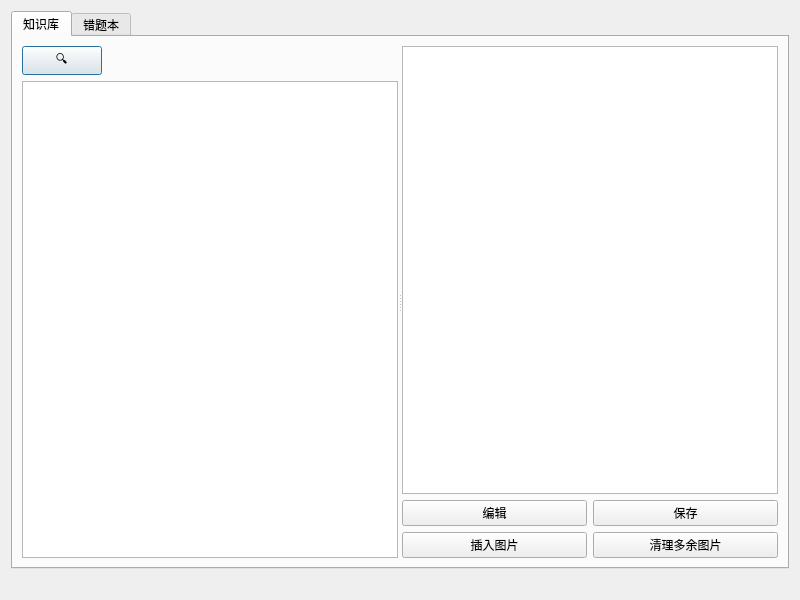
<?xml version="1.0" encoding="UTF-8"?>
<ui version="4.0">
 <class>KnowledgeBookWidget</class>
 <widget class="QDialog" name="KnowledgeBookWidget">
  <property name="geometry">
   <rect>
    <x>0</x>
    <y>0</y>
    <width>800</width>
    <height>600</height>
   </rect>
  </property>
  <property name="windowTitle">
   <string>码上搞定</string>
  </property>
  <layout class="QVBoxLayout" name="verticalLayout_5">
   <item>
    <widget class="QTabWidget" name="tabWidget">
     <property name="currentIndex">
      <number>0</number>
     </property>
     <widget class="QWidget" name="tab">
      <attribute name="title">
       <string>知识库</string>
      </attribute>
      <layout class="QHBoxLayout" name="horizontalLayout_5">
       <item>
        <widget class="QSplitter" name="splitter">
         <property name="orientation">
          <enum>Qt::Orientation::Horizontal</enum>
         </property>
         <widget class="QWidget" name="layoutWidget">
          <layout class="QVBoxLayout" name="verticalLayout_4">
           <item>
            <layout class="QHBoxLayout" name="horizontalLayout_3">
             <item>
              <widget class="QPushButton" name="searchButton">
               <property name="enabled">
                <bool>true</bool>
               </property>
               <property name="sizePolicy">
                <sizepolicy hsizetype="Fixed" vsizetype="Fixed">
                 <horstretch>0</horstretch>
                 <verstretch>0</verstretch>
                </sizepolicy>
               </property>
               <property name="text">
                <string>🔍</string>
               </property>
              </widget>
             </item>
             <item>
              <spacer name="horizontalSpacer">
               <property name="orientation">
                <enum>Qt::Orientation::Horizontal</enum>
               </property>
               <property name="sizeHint" stdset="0">
                <size>
                 <width>40</width>
                 <height>20</height>
                </size>
               </property>
              </spacer>
             </item>
            </layout>
           </item>
           <item>
            <widget class="QTreeView" name="treeView"/>
           </item>
          </layout>
         </widget>
         <widget class="QWidget" name="verticalLayoutWidget">
          <layout class="QVBoxLayout" name="verticalLayout">
           <item>
            <widget class="QTextEdit" name="textEdit"/>
           </item>
           <item>
            <layout class="QGridLayout" name="gridLayout">
             <item row="0" column="0">
              <widget class="QPushButton" name="editButton">
               <property name="text">
                <string>编辑</string>
               </property>
              </widget>
             </item>
             <item row="0" column="1">
              <widget class="QPushButton" name="saveButton">
               <property name="text">
                <string>保存</string>
               </property>
              </widget>
             </item>
             <item row="1" column="0">
              <widget class="QPushButton" name="insertImageButton">
               <property name="text">
                <string>插入图片</string>
               </property>
              </widget>
             </item>
             <item row="1" column="1">
              <widget class="QPushButton" name="cleanButton">
               <property name="text">
                <string>清理多余图片</string>
               </property>
              </widget>
             </item>
            </layout>
           </item>
          </layout>
         </widget>
        </widget>
       </item>
      </layout>
     </widget>
     <widget class="QWidget" name="tab_2">
      <attribute name="title">
       <string>错题本</string>
      </attribute>
      <layout class="QHBoxLayout" name="horizontalLayout_4">
       <item>
        <widget class="QSplitter" name="errorSplitter">
         <property name="orientation">
          <enum>Qt::Orientation::Horizontal</enum>
         </property>
         <widget class="QWidget" name="verticalLayoutWidget_3">
          <layout class="QVBoxLayout" name="verticalLayout_2">
           <item>
            <layout class="QHBoxLayout" name="horizontalLayout_2">
             <item>
              <widget class="QPushButton" name="errorSearchButton">
               <property name="text">
                <string>🔍</string>
               </property>
              </widget>
             </item>
             <item>
              <spacer name="horizontalSpacer_2">
               <property name="orientation">
                <enum>Qt::Orientation::Horizontal</enum>
               </property>
               <property name="sizeHint" stdset="0">
                <size>
                 <width>40</width>
                 <height>20</height>
                </size>
               </property>
              </spacer>
             </item>
            </layout>
           </item>
           <item>
            <widget class="QTreeView" name="errorTreeView"/>
           </item>
           <item>
            <layout class="QHBoxLayout" name="horizontalLayout_6">
             <item>
              <widget class="QPushButton" name="errorStatsButton">
               <property name="text">
                <string>📊 统计推荐</string>
               </property>
              </widget>
             </item>
             <item>
              <spacer name="horizontalSpacer_3">
               <property name="orientation">
                <enum>Qt::Orientation::Horizontal</enum>
               </property>
               <property name="sizeHint" stdset="0">
                <size>
                 <width>40</width>
                 <height>20</height>
                </size>
               </property>
              </spacer>
             </item>
            </layout>
           </item>
          </layout>
         </widget>
         <widget class="QWidget" name="verticalLayoutWidget_2">
          <layout class="QVBoxLayout" name="errorVerticalLayout">
           <item>
            <widget class="QGroupBox" name="errorMetaGroupBox">
             <property name="title">
              <string>相关信息</string>
             </property>
             <property name="checkable">
              <bool>true</bool>
             </property>
             <property name="checked">
              <bool>false</bool>
             </property>
             <layout class="QVBoxLayout" name="verticalLayout_3">
              <item>
               <widget class="QLabel" name="errorTypeLabel">
                <property name="text">
                 <string/>
                </property>
               </widget>
              </item>
              <item>
               <layout class="QHBoxLayout" name="horizontalLayout">
                <item>
                 <widget class="QLabel" name="errorKnowledgeLabel">
                  <property name="text">
                   <string/>
                  </property>
                 </widget>
                </item>
                <item>
                 <widget class="QPushButton" name="scanButton">
                  <property name="text">
                   <string>📋 浏览知识库</string>
                  </property>
                 </widget>
                </item>
               </layout>
              </item>
              <item>
               <widget class="QLabel" name="errorTimeLabel">
                <property name="text">
                 <string/>
                </property>
               </widget>
              </item>
             </layout>
            </widget>
           </item>
           <item>
            <widget class="QTextEdit" name="errorTextEdit"/>
           </item>
           <item>
            <layout class="QGridLayout" name="errorGridLayout">
             <item row="0" column="1">
              <widget class="QPushButton" name="errorSaveButton">
               <property name="text">
                <string>保存</string>
               </property>
              </widget>
             </item>
             <item row="0" column="0">
              <widget class="QPushButton" name="errorEditButton">
               <property name="text">
                <string>编辑</string>
               </property>
              </widget>
             </item>
             <item row="1" column="0">
              <widget class="QPushButton" name="errorInsertImageButton">
               <property name="text">
                <string>插入图片</string>
               </property>
              </widget>
             </item>
             <item row="1" column="1">
              <widget class="QPushButton" name="errorCleanButton">
               <property name="text">
                <string>清理多余图片</string>
               </property>
              </widget>
             </item>
            </layout>
           </item>
          </layout>
         </widget>
        </widget>
       </item>
      </layout>
     </widget>
    </widget>
   </item>
   <item>
    <widget class="QLabel" name="statusLabel">
     <property name="text">
      <string/>
     </property>
    </widget>
   </item>
  </layout>
 </widget>
 <resources/>
 <connections/>
</ui>
